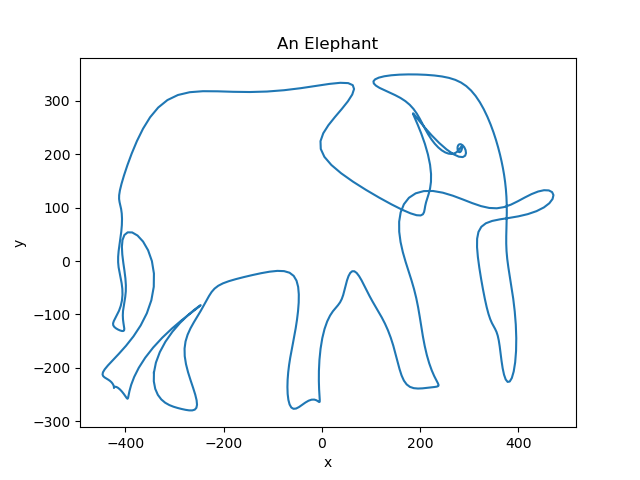

Recreate this plot in Python.
# noinspection PyUnresolvedReferences
from parameters import a, b, c, A, B, C
import numpy as np
import matplotlib.pyplot as plt

t = np.linspace(0, 2*np.pi, 500)  #set points to query

if __name__ == '__main__':
    x = [np.sum(a * np.sin(b + c * ti)) for ti in t]  #get x from equation
    y = [np.sum(A * np.sin(B + C * ti)) for ti in t]  #get y from equation
    plt.plot(x, y)
    plt.xlabel('x')
    plt.ylabel('y')
    plt.title('An Elephant')
    plt.savefig('2_problem5.png')
    plt.show()